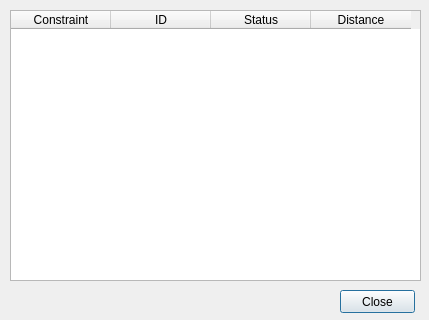
<?xml version="1.0" encoding="UTF-8"?>
<ui version="4.0">
 <class>dlgPipelineDialog</class>
 <widget class="QDialog" name="dlgPipelineDialog">
  <property name="geometry">
   <rect>
    <x>0</x>
    <y>0</y>
    <width>429</width>
    <height>320</height>
   </rect>
  </property>
  <property name="windowTitle">
   <string>Pipeline Planner</string>
  </property>
  <widget class="QTableWidget" name="tblImpacts">
   <property name="geometry">
    <rect>
     <x>10</x>
     <y>10</y>
     <width>411</width>
     <height>271</height>
    </rect>
   </property>
   <property name="alternatingRowColors">
    <bool>true</bool>
   </property>
   <column>
    <property name="text">
     <string>Constraint</string>
    </property>
   </column>
   <column>
    <property name="text">
     <string>ID</string>
    </property>
   </column>
   <column>
    <property name="text">
     <string>Status</string>
    </property>
   </column>
   <column>
    <property name="text">
     <string>Distance</string>
    </property>
   </column>
  </widget>
  <widget class="QPushButton" name="btnPush">
   <property name="geometry">
    <rect>
     <x>340</x>
     <y>290</y>
     <width>75</width>
     <height>23</height>
    </rect>
   </property>
   <property name="text">
    <string>Close</string>
   </property>
  </widget>
 </widget>
 <resources/>
 <connections>
  <connection>
   <sender>btnPush</sender>
   <signal>pressed()</signal>
   <receiver>dlgPipelineDialog</receiver>
   <slot>reject()</slot>
   <hints>
    <hint type="sourcelabel">
     <x>377</x>
     <y>301</y>
    </hint>
    <hint type="destinationlabel">
     <x>214</x>
     <y>193</y>
    </hint>
   </hints>
  </connection>
 </connections>
</ui>
